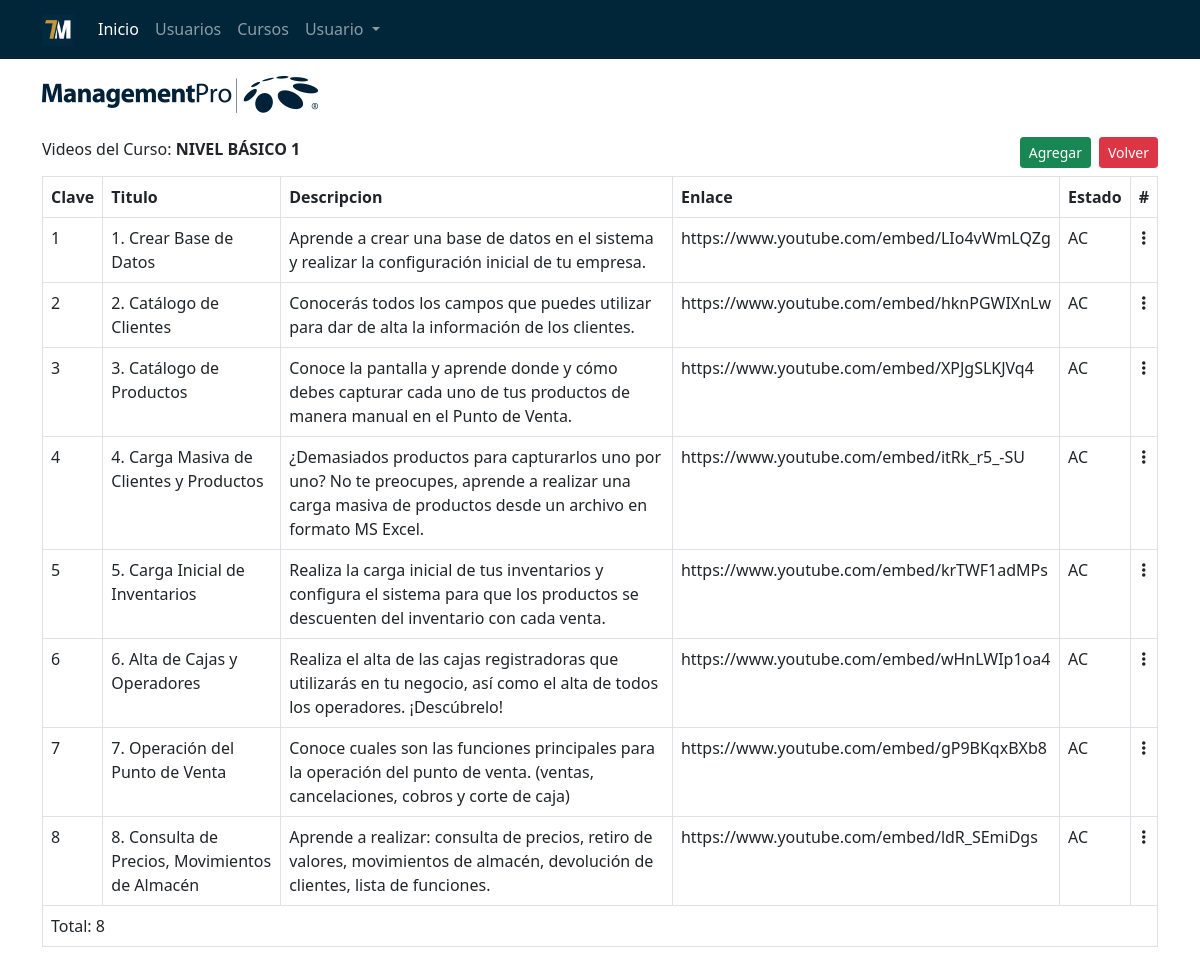
Page /admin/cursos/videos/index.php?id=1.0 on the committed database.
### tables this page shows
CREATE TABLE `curso_video` (
  `Cv_Cve_Curso_Video` decimal(18,0) NOT NULL,
  `Cr_Cve_Curso` decimal(18,0) NOT NULL,
  `Cv_Titulo` varchar(50) DEFAULT NULL,
  `Cv_Descripcion` text DEFAULT NULL,
  `Cv_Tiempo` int(11) NOT NULL,
  `Cv_Url` text DEFAULT NULL,
  `Es_Cve_Estado` varchar(4) DEFAULT NULL
);

### inc/conexion.php (called while the page is built, shortened)
<?php
    try {
        $db_server = 'localhost';
        $db_name = 'proyecto';
        $db_user = 'root';
        $db_pass = '';
        $conn = mysqli_connect($db_server, $db_user, $db_pass, $db_name);
    }catch(Exception $e){
        $_SESSION['error'] = 'Ocurrio un error: '.$e->getMessage();
    }
    function Existe_Clave($tabla, $campo, $valor, $retorno, $ext){
      global $conn;
      $gvvalor = "";
      if($ext=='') $ext = "1 = 1";
      try{
        $gvq = "";
        $gvq .= "SELECT ";
        $gvq .= " $retorno as Valor ";
        $gvq .= "FROM $tabla ";
        $gvq .= "WHERE $campo = '$valor' AND ($ext) ";
        $resultEc = mysqli_query($conn, $gvq);
        if(mysqli_num_rows($resultEc)){
          $gvRow = mysqli_fetch_array($resultEc);
          $gvvalor = $gvRow['Valor'];
        }
      }catch(Exception $e){
        $gvvalor = 'Error: '.$e->getMessage();
      }
      return $gvvalor;
    }
?>

### admin/cursos/videos/index.php (the view, shortened to what this page needs)
<?php
    include ("../../../inc/conexion.php");
    $idCurso = trim(isset($_GET['id'])?$_GET['id']:'');
?>
<!DOCTYPE html>
<html lang="en">
  <head>
    <?php
        include ("../../../inc/base/head.php");
    ?>
  </head>
  <body>
    <?php
    include ("../../../inc/base/header.php");
    ?>
    <section class="container" style="padding-top:60px;">
      <div class="row">
        <div class="col-12 mt-3">
          <figure>
            <img src="../../../imagenes/logo_azul.png" alt="" />
          </figure>
        </div>
        <div class="col-12 pt-2 pb-2">
          <span class="pull-start">Videos del Curso: <b><?php echo Existe_Clave('Curso','Cr_Cve_Curso',$idCurso,'Cr_Titulo','') ?></b></span>
          <a class="btn btn-sm btn-danger float-end ms-2" href="../">Volver</a>
          <a class="btn btn-sm btn-success float-end" href="./add/?cr=<?php echo $idCurso ?>">Agregar</a>
        </div>
        <div class="col-12">
            <?php
            try{
                $query = "";
                $query .= "SELECT Cv_Cve_Curso_Video as Clave, ";
                $query .= " Cv_Titulo as Titulo, ";
                $query .= " Cv_Descripcion as Descripcion, ";
                $query .= " Cv_Url as Enlace, ";
                $query .= " Curso_Video.Cr_Cve_Curso as Curso, ";
                $query .= " Curso_Video.Es_Cve_Estado as Estado ";
                $query .= "FROM Curso_Video ";
                $query .= " INNER JOIN Curso ON Curso_Video.Cr_Cve_Curso = Curso.Cr_Cve_Curso ";
                $query .= "WHERE Curso_Video.Es_Cve_Estado <> 'BA' AND Curso_Video.Cr_Cve_Curso = '$idCurso' ";
                $result = mysqli_query($conn, $query);
            }catch(Exception $e){
              echo 'Error: '.$e->getMessage();
            }
                $iTotal = 0;
            ?>
            <div class="table-responsive">
              <table class="table table-bordered">
                <thead class="">
                  <th>Clave</th>
                  <th>Titulo</th>
                  <th>Descripcion</th>
                  <th>Enlace</th>
                  <th>Estado</th>
                  <th>#</th>
                </thead>
                <tbody>
                  <?php
                    while($row = mysqli_fetch_array($result)){
                      $iTotal++;
                      ?>
                        <tr id="Video<?php echo $row['Clave'] ?>">
                          <td><?php echo $row['Clave'] ?></td>
                          <td><?php echo $row['Titulo'] ?></td>
                          <td><?php echo $row['Descripcion'] ?></td>
                          <td><?php echo $row['Enlace'] ?></td>
                          <td><?php echo $row['Estado'] ?></td>
                          <td class="text-center">
                              <a class="text-dark" href="#" id="dropdownMenuLink" data-bs-toggle="dropdown" aria-expanded="false">
                                <i class="fa-solid fa-ellipsis-vertical"></i>
                              </a>
                          </td>
                        </tr>
                      <?php
                    }
                  ?>
                </tbody>
                <tfoot>
                    <tr>
                      <td colspan="10">Total: <?php echo $iTotal ?></td>
                    </tr>
                </tfoot>
              </table>
            </div>
        </div>
      </div>
    </section>
  </body>
</html>

### css/site.css (style rules this page uses)
:root { font-family: "Roboto", sans-serif; --delgada: 300; --mediana: 500; --gruesa: 700; --azul: #012639; --naranja: #cc9e2f; --gris-intenso: #e3e3e3; --gris-suave: #efefef; }
* { box-sizing: border-box; margin: 0; padding: 0; }
body { font-family: "Roboto", sans-serif; font-size: 16px; line-height: 24px; color: #333; }

### rows in the picture
curso_video: Cv_Cve_Curso_Video "1", Cv_Titulo "1. Crear Base de Datos", Cv_Descripcion "Aprende a crear una base de datos en el sistema y realizar la configuración inicial de tu empresa.", Cv_Url "https://www.youtube.com/embed/LIo4vWmLQZg", Es_Cve_Estado "AC"
curso_video: Cv_Cve_Curso_Video "2", Cv_Titulo "2. Catálogo de Clientes", Cv_Descripcion "Conocerás todos los campos que puedes utilizar para dar de alta la información de los clientes.", Cv_Url "https://www.youtube.com/embed/hknPGWIXnLw", Es_Cve_Estado "AC"
curso_video: Cv_Cve_Curso_Video "3", Cv_Titulo "3. Catálogo de Productos", Cv_Descripcion "Conoce la pantalla y aprende donde y cómo debes capturar cada uno de tus productos de manera manual en el Punto de Venta.", Cv_Url "https://www.youtube.com/embed/XPJgSLKJVq4", Es_Cve_Estado "AC"
curso_video: Cv_Cve_Curso_Video "4", Cv_Titulo "4. Carga Masiva de Clientes y Productos", Cv_Descripcion "¿Demasiados productos para capturarlos uno por uno? No te preocupes, aprende a realizar una carga masiva de productos desde un archivo en formato MS Excel.", Cv_Url "https://www.youtube.com/embed/itRk_r5_-SU", Es_Cve_Estado "AC"
curso_video: Cv_Cve_Curso_Video "5", Cv_Titulo "5. Carga Inicial de Inventarios", Cv_Descripcion "Realiza la carga inicial de tus inventarios y configura el sistema para que los productos se descuenten del inventario con cada venta.", Cv_Url "https://www.youtube.com/embed/krTWF1adMPs", Es_Cve_Estado "AC"
curso_video: Cv_Cve_Curso_Video "6", Cv_Titulo "6. Alta de Cajas y Operadores", Cv_Descripcion "Realiza el alta de las cajas registradoras que utilizarás en tu negocio, así como el alta de todos los operadores. ¡Descúbrelo!", Cv_Url "https://www.youtube.com/embed/wHnLWIp1oa4", Es_Cve_Estado "AC"
curso_video: Cv_Cve_Curso_Video "7", Cv_Titulo "7. Operación del Punto de Venta", Cv_Descripcion "Conoce cuales son las funciones principales para la operación del punto de venta. (ventas, cancelaciones, cobros y corte de caja)", Cv_Url "https://www.youtube.com/embed/gP9BKqxBXb8", Es_Cve_Estado "AC"
curso_video: Cv_Cve_Curso_Video "8", Cv_Titulo "8. Consulta de Precios, Movimientos de Almacén", Cv_Descripcion "Aprende a realizar: consulta de precios, retiro de valores, movimientos de almacén, devolución de clientes, lista de funciones.", Cv_Url "https://www.youtube.com/embed/ldR_SEmiDgs", Es_Cve_Estado "AC"

### other values in the picture
Existe_Clave('Curso','Cr_Cve_Curso',$idCurso,'Cr_Titulo','') "NIVEL BÁSICO 1"
$iTotal "8"
